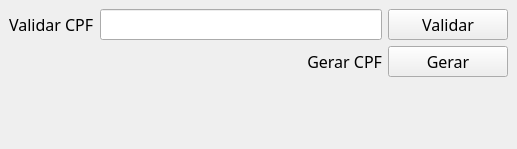
<?xml version="1.0" encoding="UTF-8"?>
<ui version="4.0">
 <class>mainWindow</class>
 <widget class="QMainWindow" name="mainWindow">
  <property name="geometry">
   <rect>
    <x>0</x>
    <y>0</y>
    <width>517</width>
    <height>149</height>
   </rect>
  </property>
  <property name="windowTitle">
   <string>Gera ou Valida CPF</string>
  </property>
  <widget class="QWidget" name="centralwidget">
   <layout class="QGridLayout" name="gridLayout">
    <item row="0" column="0">
     <widget class="QLabel" name="label_2">
      <property name="font">
       <font>
        <family>MS Reference Sans Serif</family>
        <pointsize>12</pointsize>
        <weight>50</weight>
        <bold>false</bold>
       </font>
      </property>
      <property name="text">
       <string>Validar CPF</string>
      </property>
      <property name="alignment">
       <set>Qt::AlignLeading|Qt::AlignLeft|Qt::AlignVCenter</set>
      </property>
     </widget>
    </item>
    <item row="0" column="1">
     <widget class="QLineEdit" name="inputValidaCpf">
      <property name="font">
       <font>
        <family>MS Reference Sans Serif</family>
        <pointsize>12</pointsize>
        <weight>50</weight>
        <bold>false</bold>
       </font>
      </property>
     </widget>
    </item>
    <item row="0" column="2">
     <widget class="QPushButton" name="btnValidaCpf">
      <property name="minimumSize">
       <size>
        <width>120</width>
        <height>0</height>
       </size>
      </property>
      <property name="font">
       <font>
        <family>MS Reference Sans Serif</family>
        <pointsize>12</pointsize>
        <weight>50</weight>
        <bold>false</bold>
       </font>
      </property>
      <property name="text">
       <string>Validar</string>
      </property>
     </widget>
    </item>
    <item row="1" column="1">
     <widget class="QLabel" name="label">
      <property name="font">
       <font>
        <family>MS Reference Sans Serif</family>
        <pointsize>12</pointsize>
        <weight>50</weight>
        <bold>false</bold>
       </font>
      </property>
      <property name="text">
       <string>Gerar CPF</string>
      </property>
      <property name="alignment">
       <set>Qt::AlignRight|Qt::AlignTrailing|Qt::AlignVCenter</set>
      </property>
     </widget>
    </item>
    <item row="1" column="2">
     <widget class="QPushButton" name="BtnGeraCpf">
      <property name="font">
       <font>
        <family>MS Reference Sans Serif</family>
        <pointsize>12</pointsize>
        <weight>50</weight>
        <bold>false</bold>
       </font>
      </property>
      <property name="text">
       <string>Gerar</string>
      </property>
     </widget>
    </item>
    <item row="2" column="0" colspan="3">
     <widget class="QLabel" name="labelRetorno">
      <property name="font">
       <font>
        <family>MS Reference Sans Serif</family>
        <pointsize>26</pointsize>
        <weight>50</weight>
        <italic>false</italic>
        <bold>false</bold>
       </font>
      </property>
      <property name="styleSheet">
       <string notr="true">color: green;
font: 26pt &quot;MS Reference Sans Serif&quot;;</string>
      </property>
      <property name="inputMethodHints">
       <set>Qt::ImhNone</set>
      </property>
      <property name="text">
       <string/>
      </property>
      <property name="alignment">
       <set>Qt::AlignCenter</set>
      </property>
     </widget>
    </item>
   </layout>
  </widget>
 </widget>
 <resources/>
 <connections/>
</ui>
